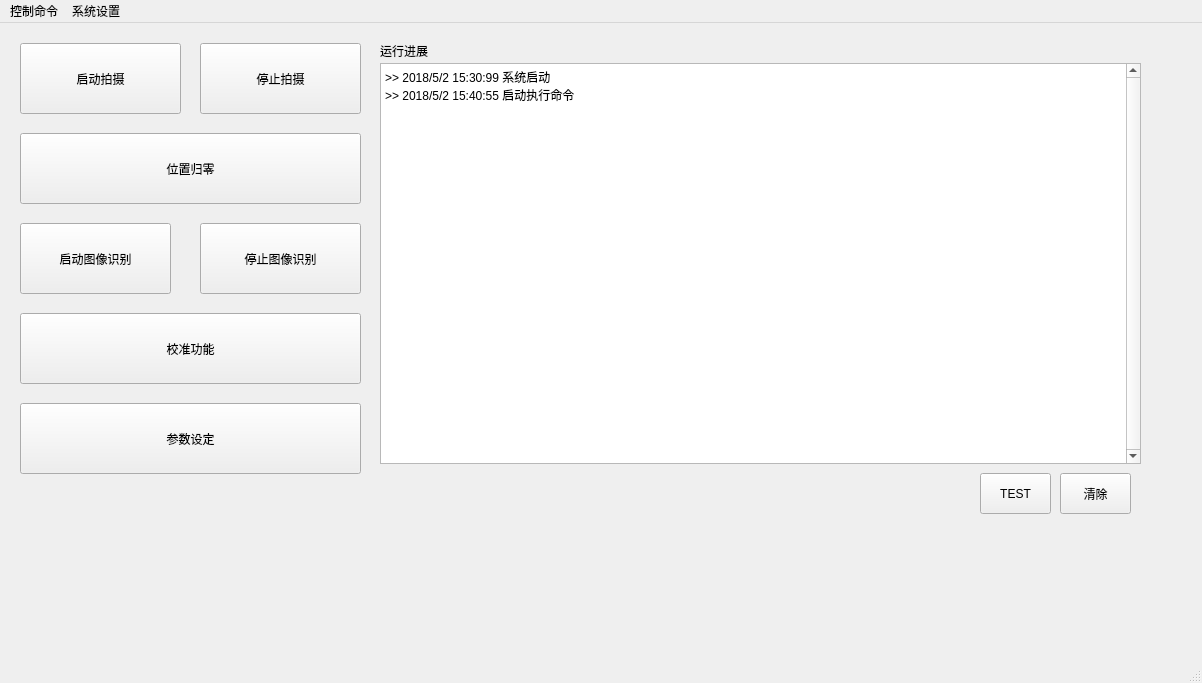
<?xml version="1.0" encoding="UTF-8"?>
<ui version="4.0">
 <class>cebsMainWindow</class>
 <widget class="QMainWindow" name="cebsMainWindow">
  <property name="geometry">
   <rect>
    <x>0</x>
    <y>0</y>
    <width>1202</width>
    <height>683</height>
   </rect>
  </property>
  <property name="sizePolicy">
   <sizepolicy hsizetype="Preferred" vsizetype="Preferred">
    <horstretch>0</horstretch>
    <verstretch>0</verstretch>
   </sizepolicy>
  </property>
  <property name="minimumSize">
   <size>
    <width>1202</width>
    <height>546</height>
   </size>
  </property>
  <property name="windowTitle">
   <string>CEBS SYSTEM</string>
  </property>
  <widget class="QWidget" name="centralwidget">
   <widget class="QTextEdit" name="textEdit_runProgress">
    <property name="geometry">
     <rect>
      <x>380</x>
      <y>40</y>
      <width>761</width>
      <height>401</height>
     </rect>
    </property>
    <property name="mouseTracking">
     <bool>true</bool>
    </property>
    <property name="tabletTracking">
     <bool>true</bool>
    </property>
    <property name="layoutDirection">
     <enum>Qt::LeftToRight</enum>
    </property>
    <property name="autoFillBackground">
     <bool>true</bool>
    </property>
    <property name="verticalScrollBarPolicy">
     <enum>Qt::ScrollBarAlwaysOn</enum>
    </property>
    <property name="horizontalScrollBarPolicy">
     <enum>Qt::ScrollBarAsNeeded</enum>
    </property>
    <property name="sizeAdjustPolicy">
     <enum>QAbstractScrollArea::AdjustToContents</enum>
    </property>
    <property name="autoFormatting">
     <set>QTextEdit::AutoAll</set>
    </property>
    <property name="tabChangesFocus">
     <bool>true</bool>
    </property>
    <property name="html">
     <string>&lt;!DOCTYPE HTML PUBLIC &quot;-//W3C//DTD HTML 4.0//EN&quot; &quot;http://www.w3.org/TR/REC-html40/strict.dtd&quot;&gt;
&lt;html&gt;&lt;head&gt;&lt;meta name=&quot;qrichtext&quot; content=&quot;1&quot; /&gt;&lt;style type=&quot;text/css&quot;&gt;
p, li { white-space: pre-wrap; }
&lt;/style&gt;&lt;/head&gt;&lt;body style=&quot; font-family:'SimSun'; font-size:9pt; font-weight:400; font-style:normal;&quot;&gt;
&lt;p style=&quot; margin-top:0px; margin-bottom:0px; margin-left:0px; margin-right:0px; -qt-block-indent:0; text-indent:0px;&quot;&gt;&amp;gt;&amp;gt; 2018/5/2 15:30:99 系统启动&lt;/p&gt;
&lt;p style=&quot; margin-top:0px; margin-bottom:0px; margin-left:0px; margin-right:0px; -qt-block-indent:0; text-indent:0px;&quot;&gt;&amp;gt;&amp;gt; 2018/5/2 15:40:55 启动执行命令 &lt;/p&gt;&lt;/body&gt;&lt;/html&gt;</string>
    </property>
   </widget>
   <widget class="QPushButton" name="pushButton_ctrl_start">
    <property name="geometry">
     <rect>
      <x>20</x>
      <y>20</y>
      <width>161</width>
      <height>71</height>
     </rect>
    </property>
    <property name="text">
     <string>启动拍摄</string>
    </property>
   </widget>
   <widget class="QLabel" name="label_runProgress">
    <property name="geometry">
     <rect>
      <x>380</x>
      <y>20</y>
      <width>261</width>
      <height>16</height>
     </rect>
    </property>
    <property name="text">
     <string>运行进展</string>
    </property>
   </widget>
   <widget class="QPushButton" name="pushButton_ctrl_stop">
    <property name="geometry">
     <rect>
      <x>200</x>
      <y>20</y>
      <width>161</width>
      <height>71</height>
     </rect>
    </property>
    <property name="text">
     <string>停止拍摄</string>
    </property>
   </widget>
   <widget class="QPushButton" name="pushButton_runpg_test">
    <property name="geometry">
     <rect>
      <x>980</x>
      <y>450</y>
      <width>71</width>
      <height>41</height>
     </rect>
    </property>
    <property name="text">
     <string>TEST</string>
    </property>
   </widget>
   <widget class="QPushButton" name="pushButton_runpg_clear">
    <property name="geometry">
     <rect>
      <x>1060</x>
      <y>450</y>
      <width>71</width>
      <height>41</height>
     </rect>
    </property>
    <property name="text">
     <string>清除</string>
    </property>
   </widget>
   <widget class="QPushButton" name="pushButton_ctrl_zero">
    <property name="geometry">
     <rect>
      <x>20</x>
      <y>110</y>
      <width>341</width>
      <height>71</height>
     </rect>
    </property>
    <property name="text">
     <string>位置归零</string>
    </property>
   </widget>
   <widget class="QPushButton" name="pushButton_ctrl_calib">
    <property name="geometry">
     <rect>
      <x>20</x>
      <y>290</y>
      <width>341</width>
      <height>71</height>
     </rect>
    </property>
    <property name="text">
     <string>校准功能</string>
    </property>
   </widget>
   <widget class="QPushButton" name="pushButton_ctrl_vclas_start">
    <property name="geometry">
     <rect>
      <x>20</x>
      <y>200</y>
      <width>151</width>
      <height>71</height>
     </rect>
    </property>
    <property name="text">
     <string>启动图像识别</string>
    </property>
   </widget>
   <widget class="QPushButton" name="pushButton_ctrl_vclas_stop">
    <property name="geometry">
     <rect>
      <x>200</x>
      <y>200</y>
      <width>161</width>
      <height>71</height>
     </rect>
    </property>
    <property name="text">
     <string>停止图像识别</string>
    </property>
   </widget>
   <widget class="QPushButton" name="pushButton_gpar_set">
    <property name="geometry">
     <rect>
      <x>20</x>
      <y>380</y>
      <width>341</width>
      <height>71</height>
     </rect>
    </property>
    <property name="text">
     <string>参数设定</string>
    </property>
   </widget>
  </widget>
  <widget class="QMenuBar" name="menubar">
   <property name="geometry">
    <rect>
     <x>0</x>
     <y>0</y>
     <width>1202</width>
     <height>23</height>
    </rect>
   </property>
   <widget class="QMenu" name="menu">
    <property name="title">
     <string>控制命令</string>
    </property>
    <addaction name="actionSTART"/>
    <addaction name="actionSTOP"/>
   </widget>
   <widget class="QMenu" name="menu_2">
    <property name="title">
     <string>系统设置</string>
    </property>
    <addaction name="actionEXIT"/>
    <addaction name="actionABOUT"/>
   </widget>
   <addaction name="menu"/>
   <addaction name="menu_2"/>
  </widget>
  <widget class="QStatusBar" name="statusbar"/>
  <action name="actionSTART">
   <property name="text">
    <string>START</string>
   </property>
  </action>
  <action name="actionSTOP">
   <property name="text">
    <string>STOP</string>
   </property>
  </action>
  <action name="actionEXIT">
   <property name="text">
    <string>EXIT</string>
   </property>
  </action>
  <action name="actionABOUT">
   <property name="text">
    <string>ABOUT</string>
   </property>
  </action>
 </widget>
 <resources/>
 <connections>
  <connection>
   <sender>pushButton_runpg_clear</sender>
   <signal>clicked()</signal>
   <receiver>cebsMainWindow</receiver>
   <slot>slot_runpg_clear()</slot>
   <hints>
    <hint type="sourcelabel">
     <x>1107</x>
     <y>513</y>
    </hint>
    <hint type="destinationlabel">
     <x>938</x>
     <y>367</y>
    </hint>
   </hints>
  </connection>
  <connection>
   <sender>pushButton_runpg_test</sender>
   <signal>clicked()</signal>
   <receiver>cebsMainWindow</receiver>
   <slot>slot_runpg_test()</slot>
   <hints>
    <hint type="sourcelabel">
     <x>1005</x>
     <y>513</y>
    </hint>
    <hint type="destinationlabel">
     <x>939</x>
     <y>415</y>
    </hint>
   </hints>
  </connection>
  <connection>
   <sender>pushButton_ctrl_stop</sender>
   <signal>clicked()</signal>
   <receiver>cebsMainWindow</receiver>
   <slot>slot_ctrl_stop()</slot>
   <hints>
    <hint type="sourcelabel">
     <x>271</x>
     <y>113</y>
    </hint>
    <hint type="destinationlabel">
     <x>321</x>
     <y>121</y>
    </hint>
   </hints>
  </connection>
  <connection>
   <sender>pushButton_ctrl_start</sender>
   <signal>clicked()</signal>
   <receiver>cebsMainWindow</receiver>
   <slot>slot_ctrl_start()</slot>
   <hints>
    <hint type="sourcelabel">
     <x>136</x>
     <y>113</y>
    </hint>
    <hint type="destinationlabel">
     <x>189</x>
     <y>34</y>
    </hint>
   </hints>
  </connection>
  <connection>
   <sender>pushButton_ctrl_zero</sender>
   <signal>clicked()</signal>
   <receiver>cebsMainWindow</receiver>
   <slot>slot_ctrl_zero()</slot>
   <hints>
    <hint type="sourcelabel">
     <x>179</x>
     <y>203</y>
    </hint>
    <hint type="destinationlabel">
     <x>190</x>
     <y>215</y>
    </hint>
   </hints>
  </connection>
  <connection>
   <sender>pushButton_ctrl_calib</sender>
   <signal>clicked()</signal>
   <receiver>cebsMainWindow</receiver>
   <slot>slot_ctrl_calib()</slot>
   <hints>
    <hint type="sourcelabel">
     <x>129</x>
     <y>383</y>
    </hint>
    <hint type="destinationlabel">
     <x>116</x>
     <y>397</y>
    </hint>
   </hints>
  </connection>
  <connection>
   <sender>pushButton_ctrl_vclas_start</sender>
   <signal>clicked()</signal>
   <receiver>cebsMainWindow</receiver>
   <slot>slot_ctrl_vclas_start()</slot>
   <hints>
    <hint type="sourcelabel">
     <x>135</x>
     <y>260</y>
    </hint>
    <hint type="destinationlabel">
     <x>178</x>
     <y>285</y>
    </hint>
   </hints>
  </connection>
  <connection>
   <sender>pushButton_ctrl_vclas_stop</sender>
   <signal>clicked()</signal>
   <receiver>cebsMainWindow</receiver>
   <slot>slot_ctrl_vclas_stop()</slot>
   <hints>
    <hint type="sourcelabel">
     <x>349</x>
     <y>267</y>
    </hint>
    <hint type="destinationlabel">
     <x>370</x>
     <y>301</y>
    </hint>
   </hints>
  </connection>
  <connection>
   <sender>pushButton_gpar_set</sender>
   <signal>clicked()</signal>
   <receiver>cebsMainWindow</receiver>
   <slot>slot_gpar_start()</slot>
   <hints>
    <hint type="sourcelabel">
     <x>236</x>
     <y>434</y>
    </hint>
    <hint type="destinationlabel">
     <x>370</x>
     <y>481</y>
    </hint>
   </hints>
  </connection>
 </connections>
 <slots>
  <slot>slot_runpg_test()</slot>
  <slot>slot_runpg_clear()</slot>
  <slot>slot_ctrl_stop()</slot>
  <slot>slot_ctrl_start()</slot>
  <slot>slot_print_trigger()</slot>
  <slot>slot_ctrl_zero()</slot>
  <slot>slot_ctrl_null()</slot>
  <slot>slot_ctrl_calib()</slot>
  <slot>slot_ctrl_vclas_start()</slot>
  <slot>slot_ctrl_vclas_stop()</slot>
  <slot>slot_gpar_start()</slot>
 </slots>
</ui>
